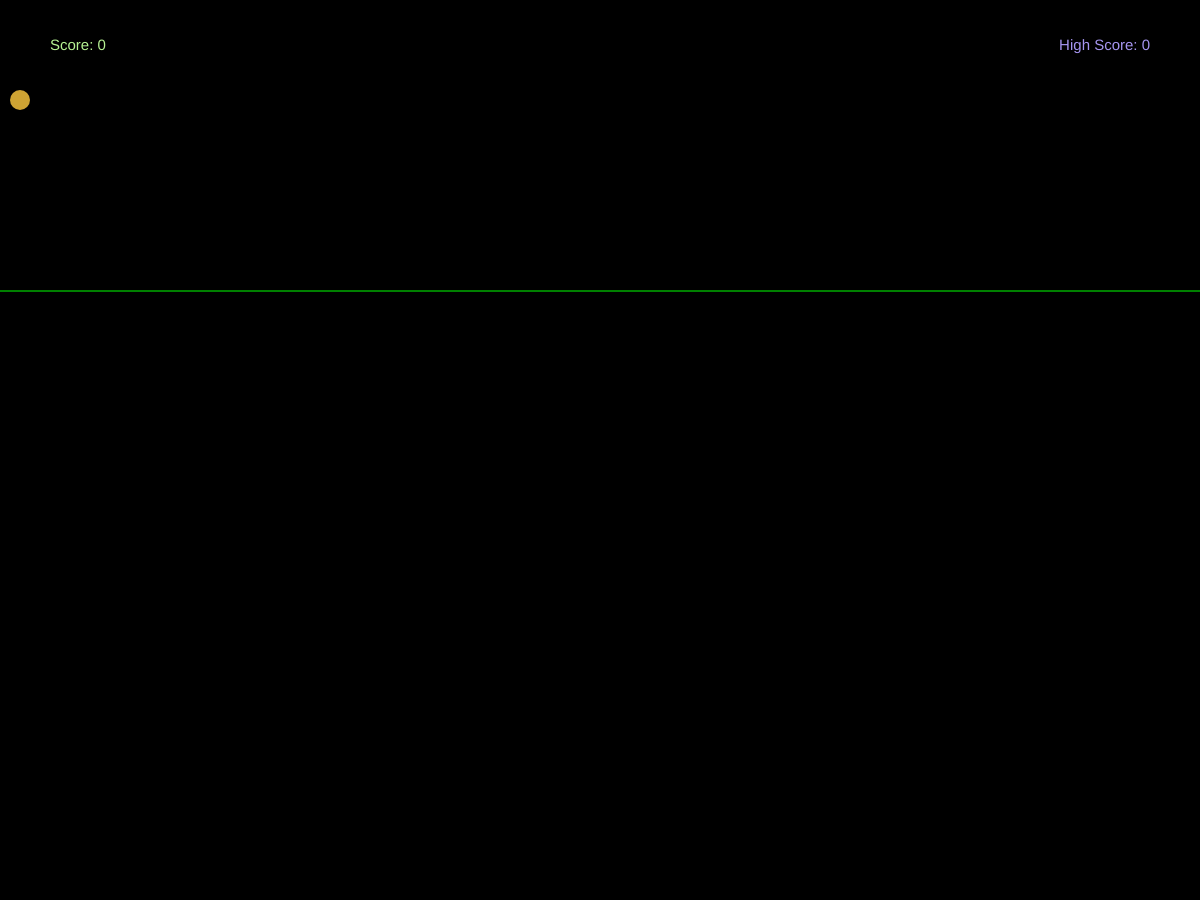
Frame 1 (no input)
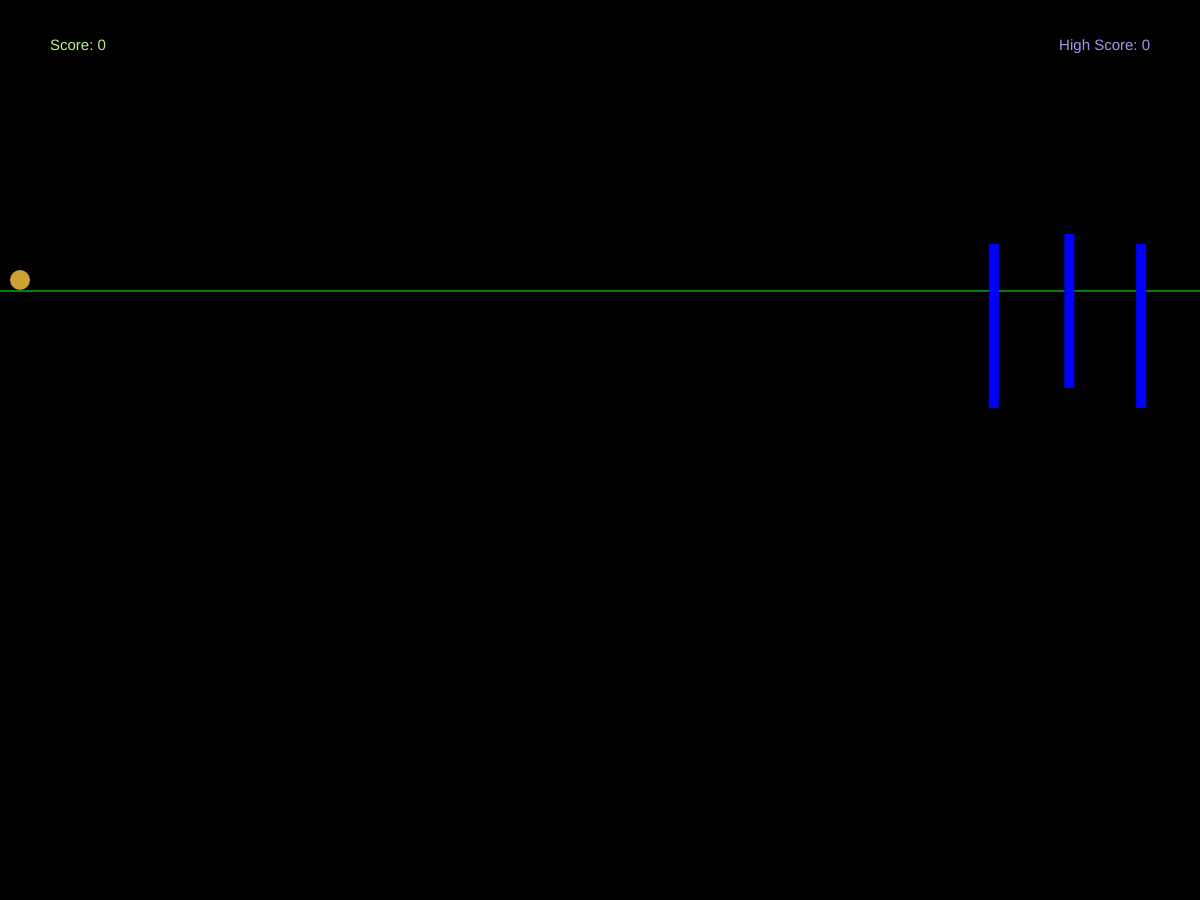
Frame 60 (no input)
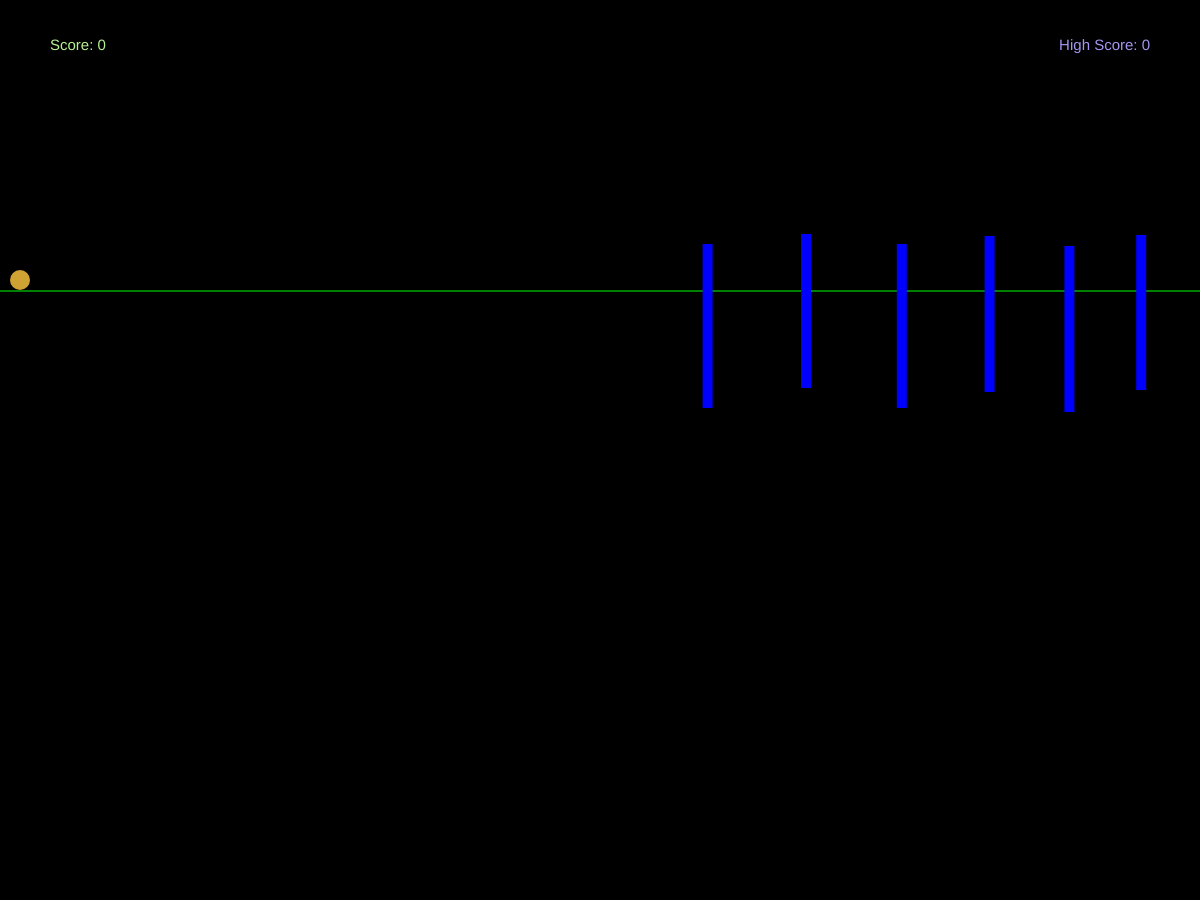
Frame 120 (the mouse pressed at the canvas centre since frame 60)

The p5.js sketch that drew these frames (run headless with seeded random() and noise() and a simulated clock; from frame 60 on, the mouse is pressed at the canvas centre):

// p5.js sketch
// ── sketch.js
let ball;
let obs = [];
let collide;
let score = 0;
let highScore;
let btn;
   function setup(){
     highScore = getItem("highScore")
     if (highScore ===  null ){
       highScore = 0;
     }
     ball = new Ball(20,width);
     //obs = new Obstacles();
     //frameRate(10);
     if (deviceOrientation==LANDSCAPE){
     createCanvas(windowWidth,windowHeight-100);}
     else{
createCanvas(windowWidth,windowHeight/2)
     }
     noStroke();
    obs.push(new Obstacles(width));
      
   }
   
   function draw(){
    background ("#000000");
    fill("green");
    rect(0,290,width,2);
    ball.show();
    ball.move();
    
    if (frameCount%20==0){
      obs.push(new Obstacles(width));
      
    }
     for (var i= obs.length-1; i>=0;i--){
      obs[i].show();
      obs[i].move();

      if(obs[0].hit(ball)){
        
        
        if (score>highScore){
          highScore = score;
        }
        storeItem("highScore",highScore);
        score = 0;

         textSize(50);
         fill("#f16767");

         textAlign(CENTER);
         text("Game Over",width/2,100);
        
       /* btn = createButton("Restart");
        btn.position((width/2)-20,(height/2)+40);*/
        noLoop();
      
       for (var o of obs){
        o.xPos = -20;
       }
      }
      if(obs[i].xPos<0){
        score+=1;
       obs.splice(i,1);
      }
     }
     textAlign(LEFT);
    textSize(15);
    fill("#b6f293");
    text("Score: "+str(score),50,50);
    fill("#a595ef");
    textAlign(RIGHT);
    text("High Score: "+str(highScore),width-50,50);
    
    // if(touches.length>0){
    //   ball.jump();
    // }
   }
   
function mouseClicked(){
    ball.jump();
}
function keyPressed(){
    if(keyCode===32){
        ball.jump();
    }
}
// ── classes.js
class Ball{
    constructor(x,y){
      this.xPos = x;
      this.yPos = y;
      this.ySpeed = 0;
      this.gravity = 2;
    }
    jump(){
        console.log(this)
        console.log(height)
      if(this.yPos >= 290 -80){
         this.ySpeed = -11;
      }
    }
    show(){
      fill("#cea333");
      circle(this.xPos,this.yPos,20);
    }
    move(){
      this.yPos = constrain(this.yPos + this.ySpeed,20,280);
      this.ySpeed+=this.gravity;
    }
    hit(obs){
      if(this.yPos==obs.yPos && this.xPos == obs.yPos){
        return true;
      }else{
        return false;
      }
      
    }
  }
  
  class Obstacles {
    constructor(x){
      
      this.xPos = x;
      this.yPos = floor(random(250,230));
      this.h = 80 - this.yPos;
      this.xSpeed = 3;
    }
    show(){
      fill("blue");
      rect(this.xPos,this.yPos,10,this.h);
    }
    move(){
      this.xPos-=this.xSpeed;
      this.xSpeed += 0.02;
    }
    hit(ball){
       if(this.xPos<=ball.xPos+8 && ball.yPos>=this.yPos){
        
        return true;
      }else{
        return false;
      }
    }
  }
